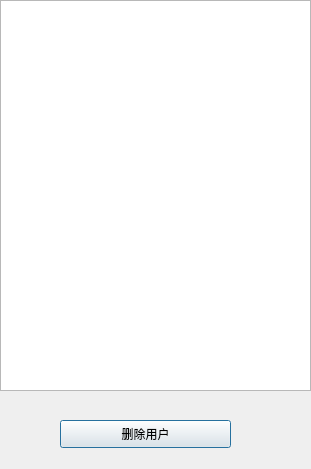
<?xml version="1.0" encoding="UTF-8"?>
<ui version="4.0">
 <class>Dialog</class>
 <widget class="QDialog" name="Dialog">
  <property name="geometry">
   <rect>
    <x>0</x>
    <y>0</y>
    <width>311</width>
    <height>469</height>
   </rect>
  </property>
  <property name="windowTitle">
   <string>Dialog</string>
  </property>
  <widget class="QTableView" name="tableView">
   <property name="geometry">
    <rect>
     <x>0</x>
     <y>0</y>
     <width>311</width>
     <height>391</height>
    </rect>
   </property>
  </widget>
  <widget class="QPushButton" name="pushButton">
   <property name="geometry">
    <rect>
     <x>60</x>
     <y>420</y>
     <width>171</width>
     <height>28</height>
    </rect>
   </property>
   <property name="text">
    <string>删除用户</string>
   </property>
  </widget>
 </widget>
 <resources/>
 <connections/>
</ui>
